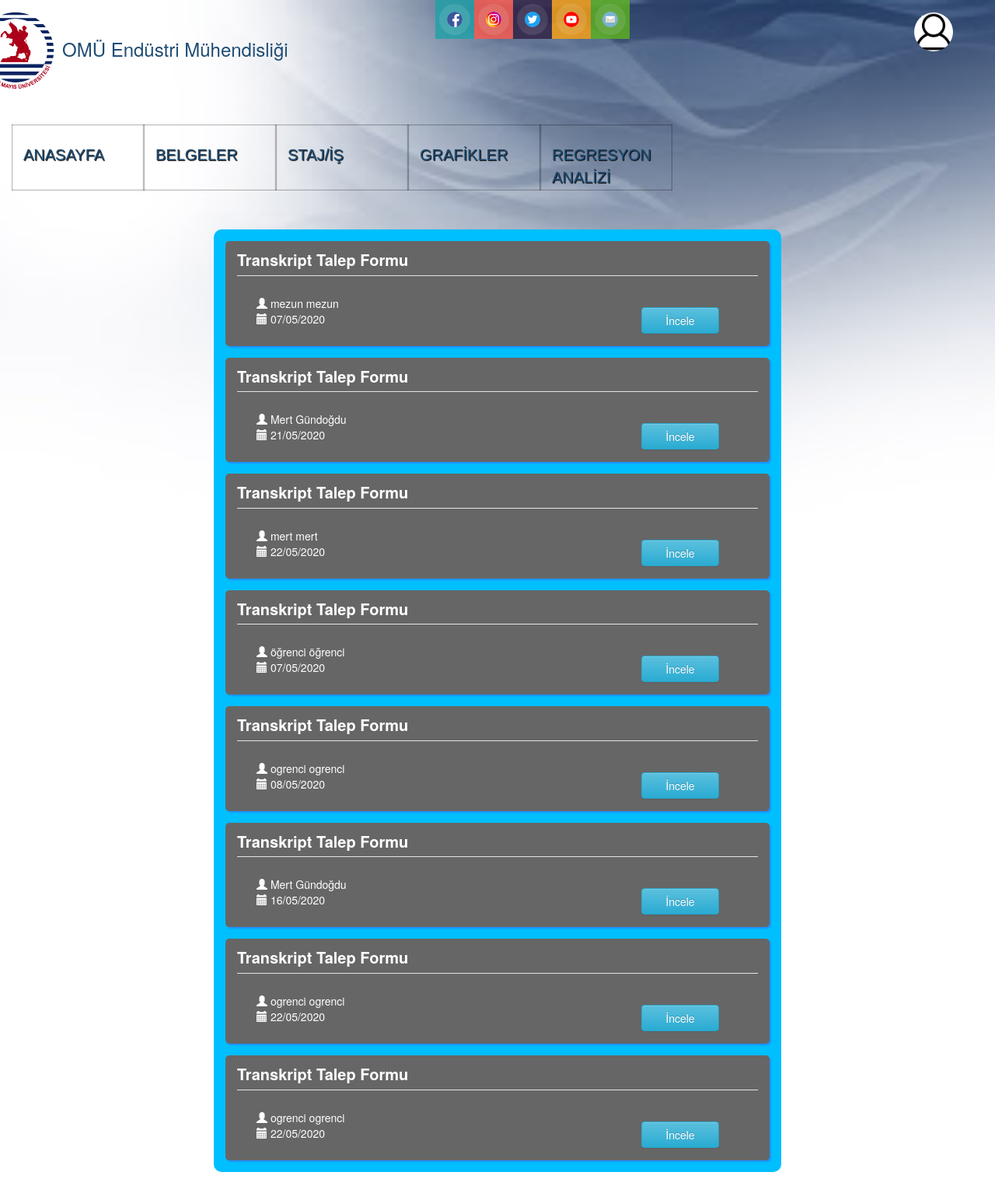
/belgeler/transkriptIstek/ (signed in), run on the app's committed database.
### belgeler/models.py (models this page shows)
class TranskriptMezun(models.Model):
    ad = models.CharField(max_length=250, blank=False, null=False)
    soyad = models.CharField(max_length=250, blank=False, null=False)
    tc = models.CharField(max_length=11, blank=False, null=False)
    ogrenciNo = models.IntegerField(blank=True, null=True)
    mezunYili = models.IntegerField(blank=False, null=False)
    telefon = models.CharField(max_length=11, blank=False, null=False)
    adres = models.TextField(max_length=250, blank=False, null=False)
    istekTarihi = models.DateTimeField()
    teslimTarihi = models.DateTimeField(blank = True, null = True)
    mail = models.EmailField()

class TranskriptOgrenci(models.Model):
    ad = models.CharField(max_length=250)
    soyad = models.CharField(max_length=250)
    tc = models.CharField(max_length=11)
    ogrenciNo = models.IntegerField()
    telefon = models.CharField(max_length=11)
    adres = models.TextField(max_length=250)
    istekTarihi = models.DateTimeField()
    teslimTarihi = models.DateTimeField(blank = True , null = True)
    mail = models.EmailField()

### belgeler/views.py (the view)
def traskriptIstekleri(request):
    for g in request.user.groups.all():
        if g.name == 'Mezun':
            mezunIstekleri = TranskriptMezun.objects.filter(mail=request.user.email)
            return render(request, 'belgeler/transkriptIstekleri.html', {'mezunIstekleri': mezunIstekleri})
        if g.name == 'Öğrenci':
            ogrenciIstekleri = TranskriptOgrenci.objects.filter(mail=request.user.email)
            return render(request, 'belgeler/transkriptIstekleri.html', {'ogrenciIstekleri': ogrenciIstekleri})
        if g.name == 'Bölüm Sekreteri':
            ogrenciIstekleri = TranskriptOgrenci.objects.all()
            mezunIstekleri = TranskriptMezun.objects.all()
            sekreter = BolumSekreteri.objects.get(user=request.user)
            sekreter.oncekiGirisTranskript = datetime.datetime.now(tz=timezone.utc)
            sekreter.gorulenTranskript = 0
            sekreter.save()
            return render(request, 'belgeler/transkriptIstekleri.html', {'ogrenciIstekleri': ogrenciIstekleri, 'mezunIstekleri': mezunIstekleri, 'sekreter': sekreter})

### templates/belgeler/transkriptIstekleri.html (shortened to what this page needs)
{% extends 'base.html' %}
{% load static %}
{% block body %}
<div class="container" style="margin-top: 50px; margin-bottom: 50px; background-color: deepskyblue; width: 730px; -webkit-border-radius: 10px; -moz-border-radius: 10px; border-radius: 10px 10px 10px 10px;">
{% for g in user.groups.all %}
    {% if g.name == 'Bölüm Sekreteri' %}
        {% for mezunIstek in mezunIstekleri %}
            <div class="container"
                 style="background-color: #666; width: 700px; margin-bottom: 15px; margin-top: 15px; display: block; color: white; -webkit-border-radius: 5px; -moz-border-radius: 5px; border-radius: 5px 5px 5px 5px; -moz-box-shadow: 2px 2px 2px #1E90FF; -webkit-box-shadow: 2px 2px 2px #1E90FF;">
                <legend><b><p style="margin-top: 10px; margin-bottom: 5px; font-size: 20px; color: white;">Transkript Talep Formu</p></b></legend>
                <div class="row" style="margin-left: 5px; font-size: 14px">
                    <div class="form-group row col-lg-10" style="margin-top: 5px;">
                        <p>
                            <span class="glyphicon glyphicon-user" style="margin-left: 20px;"></span>
                            {{mezunIstek.ad}} {{mezunIstek.soyad}}<br>
                            <span class="glyphicon glyphicon-calendar" style="margin-left: 20px;"></span>
                            {{mezunIstek.istekTarihi|date:"d/m/Y"}}
                        </p>
                    </div>
                    <div class="col-lg-2">
                        <br>
                        <button class="btn btn-info pull-right" type="submit" onclick="location.href='{% url 'belgeler:transkriptIstekleriDetay' mezunIstek.pk 1 %}';" style="margin-right: 20px; width: 100px;">İncele</button>
                    </div>
                </div>
            </div>
        {% endfor %}
        {% for ogrenciIstek in ogrenciIstekleri %}
            <div class="container"
                 style="background-color: #666; width: 700px; margin-bottom: 15px; margin-top: 15px; display: block; color: white; -webkit-border-radius: 5px; -moz-border-radius: 5px; border-radius: 5px 5px 5px 5px; -moz-box-shadow: 2px 2px 2px #1E90FF; -webkit-box-shadow: 2px 2px 2px #1E90FF;">
                <legend><b><p style="margin-top: 10px; margin-bottom: 5px; font-size: 20px; color: white;">Transkript Talep Formu</p></b></legend>
                <div class="row" style="margin-left: 5px; font-size: 14px">
                    <div class="form-group row col-lg-10" style="margin-top: 5px;">
                        <p>
                            <span class="glyphicon glyphicon-user" style="margin-left: 20px;"></span>
                            {{ogrenciIstek.ad}} {{ogrenciIstek.soyad}}<br>
                            <span class="glyphicon glyphicon-calendar" style="margin-left: 20px;"></span>
                            {{ogrenciIstek.istekTarihi|date:"d/m/Y"}}
                        </p>
                    </div>
                    <div class="col-lg-2">
                        <br>
                        <button class="btn btn-info pull-right" type="submit" onclick="location.href='{% url 'belgeler:transkriptIstekleriDetay' ogrenciIstek.pk 0 %}';" style="margin-right: 20px; width: 100px;">İncele</button>
                    </div>
                </div>
            </div>
        {% endfor %}
    {% endif %}
{% endfor %}
</div>
{% endblock %}

### templates/base.html (shortened to what this page needs)
{% load static %}
<!DOCTYPE html>
<html lang="tr">
<head>
    <link rel="stylesheet" href="{% static 'css/bootstrap.min.css' %}" type="text/css">
    <link rel="stylesheet" href="{% static 'css/body.css' %}" type="text/css">
    <link rel="stylesheet" href="{% static 'css/menu2.css' %}" type="text/css">
    <link rel="stylesheet" href="{% static 'css/menu.css' %}" type="text/css">
    <link rel="stylesheet" href="{% static 'css/footer.css' %}" type="text/css">
    <link rel="stylesheet" href="{% static 'css/sosyalmedya.css' %}" type="text/css">
    <link rel="stylesheet" href="{% static 'css/profil.css' %}" type="text/css">
    {% include 'base/css.html' %}
</head>
<body style="">
<div class="container">
    <div class="col-lg-1">
        <div class="logo"><img id="logo" src="{% static 'images/omu-logotr.png' %}"/></div>
    </div>
    <div class="col-lg-4">
        <br>
        <h3 id="baslik" class="title">OMÜ Endüstri Mühendisliği</h3>
    </div>
    <div class="col-lg-3">
        <ul class="nav">
            <a href="https://www.facebook.com/omuendustri/" target="_blank">
                <li class="hm">
                    <img class="icon" src="{% static 'images/facebook.png' %}" alt="">
                </li>
            </a>
            <a href="https://www.instagram.com/omuendustri/" target="_blank">
            <li class="fb">
                <img class="icon" src="{% static 'images/instagram.png' %}" alt="">
            </li>
            </a>
            <a href="https://twitter.com/emmtomu" target="_blank">
            <li class="gp">
                <img class="icon" src="{% static 'images/twitter.png' %}" alt="">
            </li>
            </a>
            <a href="https://www.youtube.com/channel/UCCdABDcBJFOBnN6jZbnlChw" target="_blank">
            <li class="tw">
                <img class="icon" src="{% static 'images/youtube.png' %}" alt="">
            </li>
            </a>
            <li class="cl">
                <img class="icon" src="{% static 'images/mail.png' %}" alt="">
            </li>
        </ul>
    </div>
    <div class="dropdown1 col-lg-1" id="dropdown1">
        <button class="btn3 btn-default dropdown-toggle" type="button" id="dropdownMenu1" data-toggle="dropdown"
                aria-haspopup="true" aria-expanded="true">
            <center><img id="avatar" src="{% static 'images/user.jpg' %}"></center>
        </button>
    </div>
</div>
{% for g in user.groups.all %}
{% if g.name == 'Bölüm Sekreteri'%}
<div id="deneme" class="container">
    <ul id="sdt_menu" class="sdt_menu">
        <li>
            <a href="{% url 'anasayfa' %}">
                <span class="sdt_wrap">
              <span class="sdt_link" style="color:#204d74;">ANASAYFA</span>
            </span>
            </a>
        </li>
        <li>
            <a href="#">
                <span class="sdt_wrap">
              <span class="sdt_link" style="color:#204d74;">BELGELER
                    </span>
              </span>
            </a>
        </li>
        <li>
            <a href="#">
                <span class="sdt_wrap">
              <span class="sdt_link" style="color:#204d74;">STAJ/İŞ
              </span>
            </span>
            </a>
        </li>
        <li>
            <a href="{% url 'charts' %}">
                <span class="sdt_wrap">
              <span class="sdt_link" style="color:#204d74;">Grafikler</span>
            </span>
            </a>
        </li>
        <li>
            <a href="{% url 'machine:machine' %}">
                <span class="sdt_wrap">
              <span class="sdt_link" style="color:#204d74;">Regresyon Analizi</span>
            </span>
            </a>
        </li>
    </ul>
</div>
{% endif %}
{% endfor %}
{% block body %}
{% endblock %}
</body>
</html>

### templates/base/css.html (shortened to what this page needs)
<link rel="stylesheet" href="https://maxcdn.bootstrapcdn.com/bootstrap/3.3.7/css/bootstrap.min.css">
<link rel="stylesheet" href="https://maxcdn.bootstrapcdn.com/bootstrap/3.3.7/css/bootstrap-theme.min.css">

### static/css/body.css (style rules this page uses)
body { background-image: url('/static/images/arkaplan6.jpeg'); background-repeat: no-repeat; background-position: top center; background-attachment: fixed; background-size: cover; -webkit-background-size: cover; -moz-background-size: cover; -o-background-size: cover; margin: 0; padding: 0; font-family:Arial; }

### static/css/menu2.css (style rules this page uses)
ul.sdt_menu { margin:0; padding:0; list-style: none; font-family:"Myriad Pro", "Trebuchet MS", sans-serif; font-size:14px; width:1020px; }
ul.sdt_menu a { text-decoration:none; outline:none; }
ul.sdt_menu li { float:left; width:170px; height:85px; position:relative; cursor:pointer; }
ul.sdt_menu li > a { position:absolute; top:0px; left:0px; width:170px; height:85px; z-index:12; background:transparent url(../images/overlay.png) no-repeat bottom right; -moz-box-shadow:0px 0px 2px #000 inset; -webkit-box-shadow:0px 0px 2px #000 inset; box-shadow:0px 0px 2px #000 inset; }
ul.sdt_menu li span.sdt_wrap { position:absolute; top:25px; left:0px; width:170px; height:60px; z-index:15; }
ul.sdt_menu li span span.sdt_link, ul.sdt_menu li span span.sdt_descr, ul.sdt_menu li div.sdt_box a { margin-left:15px; text-transform:uppercase; text-shadow:1px 1px 1px #000; }
ul.sdt_menu li span span.sdt_link { color:#fff; font-size:24px; float:left; clear:both; }

### static/css/menu.css (style rules this page uses)
#deneme { width: 100%; }
#deneme ul li a span { font-size: 20px; }
ul.sdt_menu { margin-top:40px; width: auto; height: 70px; }

### static/css/footer.css (style rules this page uses)
#baslik { color: #204d74; margin-left: -100px; margin-top: 30px; }
#logo { width: 110px; margin-left: -120px; margin-top: 10px; }

### static/css/sosyalmedya.css (style rules this page uses)
ul li { list-style:none; }
.nav { overflow:hidden; margin:0 auto; width:750px; }
.nav li { width:50px; height:50px; display:inline-block; float:left; cursor:pointer; transition:all 0.4s; -webkit-transition:all 0.4s; -moz-transition:all 0.4s; }
img.icon { height: 20px; width: 20px; background:rgba(255, 255, 255, 0.4); border-radius:100%; margin:15px auto; display:block; transition:all 0.8s; -webkit-transition:all 0.8s; -moz-transition:all 0.8s; box-shadow: 0 0 0 30px rgba(255,255,255,0.1); -webkit-box-shadow: 0 0 0 10px rgba(255,255,255,0.1); }
.hm { background:rgba(29, 162, 168, 0.8); }
.fb { background:rgba(255, 89, 76, 0.8); }
.gp { background:rgba(47, 31, 64, 0.8); }
.tw { background:rgba(254, 162, 14, 0.8); }
.cl { background:rgba(93, 181, 29, 0.8); }

### static/css/profil.css (style rules this page uses)
#dropdown1 { margin-left: 280px; }
#avatar { width:50px; height:50px; margin-top: -5px; margin-left: -15px; border-radius:100%; }
.btn3 { width:0px; height:0px; margin-left: 60px; margin-top: 20px; border: none; border-radius:100%; background-image: url('images/arkaplan.jpg'); }

### data on the page
TranskriptMezun: ad "mezun", soyad "mezun", istekTarihi "07/05/2020"
TranskriptMezun: ad "Mert", soyad "Gündoğdu", istekTarihi "21/05/2020"
TranskriptMezun: ad "mert", soyad "mert", istekTarihi "22/05/2020"
TranskriptOgrenci: ad "öğrenci", soyad "öğrenci", istekTarihi "07/05/2020"
TranskriptOgrenci: ad "ogrenci", soyad "ogrenci", istekTarihi "08/05/2020"
TranskriptOgrenci: ad "Mert", soyad "Gündoğdu", istekTarihi "16/05/2020"
TranskriptOgrenci: ad "ogrenci", soyad "ogrenci", istekTarihi "22/05/2020"
TranskriptOgrenci: ad "ogrenci", soyad "ogrenci", istekTarihi "22/05/2020"
